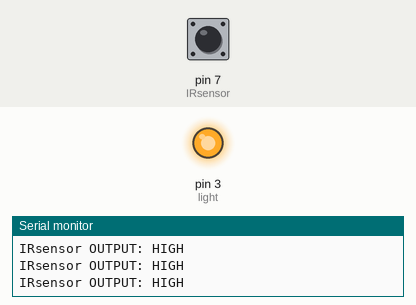
Bench run of a sketch on a simulated Arduino Uno, built with avr-gcc and run on an emulated ATmega328P. Shown: output pins drawn as LEDs (lit = HIGH), the last lines printed to the serial monitor. Dashed ring = blinking. The test bench sets the inputs (shaded band); at power-on: pin 7 (IRsensor) HIGH.

Above: at 1.2 s.
1.3 s: pin 7 (IRsensor) driven LOW
At 1.7 s:
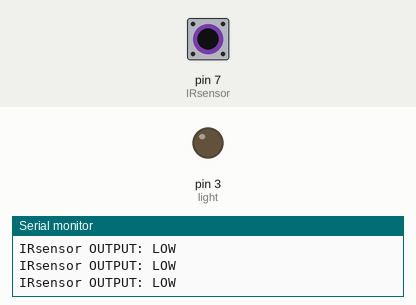
2.8 s: pin 7 (IRsensor) driven HIGH
At 3.6 s:
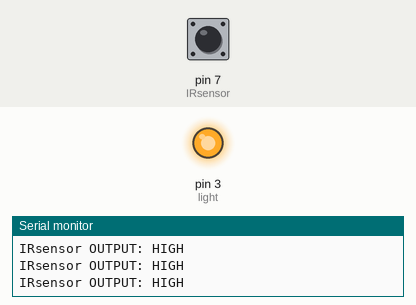
5.8 s: pin 7 (IRsensor) pulsed LOW 5 times (0.12 s each, 0.3 s apart)
At 6.64 s:
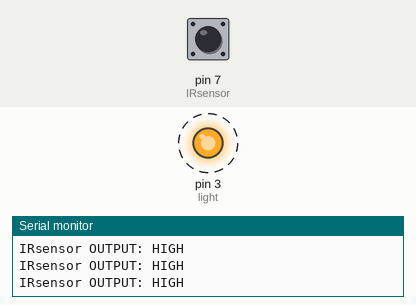
10.3 s: pin 7 (IRsensor) pulsed LOW 2 times (0.12 s each, 0.3 s apart)
At 11.9 s:
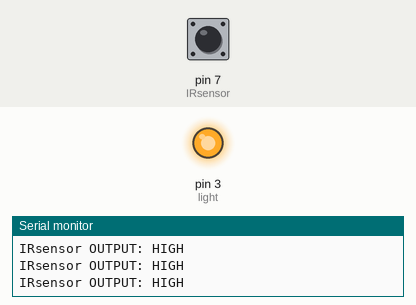
Timing chart, 0 to 13.4 s (numbered marks = the images above; inputs shaded):
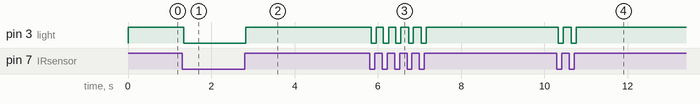

Measured:
- after the input at 1.3 s, pin 3 (light): HIGH → LOW at once
- after the input at 2.8 s, pin 3 (light): LOW → HIGH at once
- after the input at 5.8 s, pin 3 (light): alternates HIGH for 0.18 s and LOW for 0.12 s, 10 changes in all, then stays HIGH, starting at once
- after the input at 10.3 s, pin 3 (light): alternates HIGH for 0.19 s and LOW for 0.12 s, 4 changes in all, then stays HIGH, starting at once

The sketch:

IR_Nightlight.ino
```cpp
int IRsensor = 7;//红外传感器端口
bool IR_output = false;//储存红外传感器状态
int light = 3;//灯泡端口
void setup()
{
    pinMode(IRsensor,INPUT);
    pinMode(light,OUTPUT);
    Serial.begin(9600);//开启串口监控
    Serial.println("Welcome to use the IR Motion Sensor tutorial");
}

void loop()
{
    IR_output = digitalRead(IRsensor);//记录红外传感器状态
    if(IR_output != HIGH)
    {
        Serial.println("IRsensor OUTPUT: LOW");//没人，向串口监视器输出LOW并且关灯
        digitalWrite(light,LOW);
    }
    else
    {
      Serial.println("IRsensor OUTPUT: HIGH");//有人，向串口监视器输出HIGH并且开灯
      digitalWrite(light,HIGH);
    }

}
```
